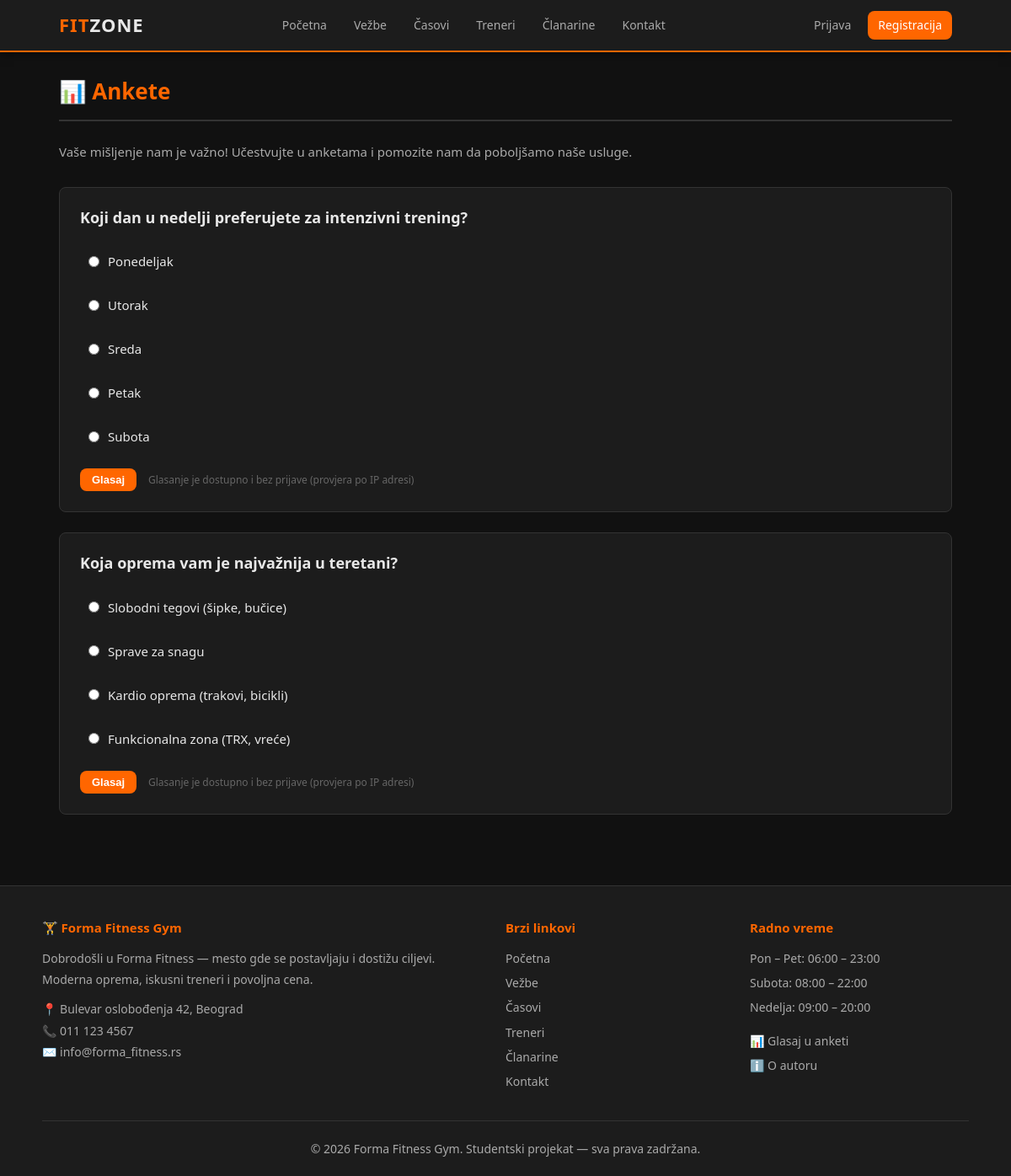
The app's page /anketa.php with its own data.
### tables this page shows
CREATE TABLE IF NOT EXISTS meni_stavke (
    id INT AUTO_INCREMENT PRIMARY KEY,
    naziv VARCHAR(100) NOT NULL,
    url VARCHAR(255) NOT NULL,
    pozicija INT DEFAULT 0,
    aktivan TINYINT DEFAULT 1
);

CREATE TABLE IF NOT EXISTS ankete (
    id INT AUTO_INCREMENT PRIMARY KEY,
    pitanje TEXT NOT NULL,
    aktivan TINYINT DEFAULT 1,
    datum_kreiranja DATETIME DEFAULT CURRENT_TIMESTAMP
);

CREATE TABLE IF NOT EXISTS anketa_odgovori (
    id INT AUTO_INCREMENT PRIMARY KEY,
    anketa_id INT NOT NULL,
    tekst_odgovora VARCHAR(255) NOT NULL,
    broj_glasova INT DEFAULT 0,
    FOREIGN KEY (anketa_id) REFERENCES ankete(id) ON DELETE CASCADE
);

### functions.php (called while the page is built, shortened)
<?php
function e($tekst) {
    return htmlspecialchars((string)($tekst ?? ''), ENT_QUOTES, 'UTF-8');
}
function je_li_ulogovan() {
    return isset($_SESSION['korisnik_id']) && !empty($_SESSION['korisnik_id']);
}
function dobiti_meni($pdo) {
    $stmt = $pdo->query('SELECT naziv, url FROM meni_stavke WHERE aktivan = 1 ORDER BY pozicija ASC');
    return $stmt->fetchAll();
}

### anketa.php (the view, shortened to what this page needs)
<?php
require_once 'konekcija.php';
require_once 'functions.php';
$stmt = $pdo->query('SELECT * FROM ankete WHERE aktivan = 1 ORDER BY datum_kreiranja DESC');
$ankete = $stmt->fetchAll();
foreach ($ankete as &$anketa) {
    $stmt = $pdo->prepare('SELECT * FROM anketa_odgovori WHERE anketa_id = ? ORDER BY id ASC');
    $stmt->execute([$anketa['id']]);
    $anketa['odgovori'] = $stmt->fetchAll();
}
require_once 'includes/header.php';
?>
<div class="main-content">
    <div class="page-naslov">
        <h1>📊 <span>Ankete</span></h1>
    </div>
    <p style="color:var(--text2);margin-bottom:30px;">
        Vaše mišljenje nam je važno! Učestvujte u anketama i pomozite nam da poboljšamo naše usluge.
    </p>
    <?php if (empty($ankete)): ?>
        <div style="text-align:center;padding:60px;color:var(--text2);">
            <div style="font-size:48px;margin-bottom:16px;">📋</div>
            <h3>Trenutno nema aktivnih anketa.</h3>
            <p>Proverite ponovo uskoro!</p>
        </div>
    <?php else: ?>
        <?php foreach ($ankete as $a): ?>
        <div class="anketa-blok" id="anketa-<?= $a['id'] ?>">
            <h3><?= e($a['pitanje']) ?></h3>
            <?php if ($a['vec_glasao']): ?>
                <p style="color:var(--text2);font-size:13px;margin-bottom:16px;">
                    ✓ Već ste glasali • Ukupno glasova: <strong><?= $a['ukupno'] ?></strong>
                </p>
                <?php foreach ($a['odgovori'] as $o): ?>
                    <?php $procenat = $a['ukupno'] > 0 ? round(($o['broj_glasova'] / $a['ukupno']) * 100) : 0; ?>
                    <div class="progress-wrap">
                        <div class="progress-label">
                            <strong><?= e($o['tekst_odgovora']) ?></strong>
                            <span><?= $o['broj_glasova'] ?> glasova (<?= $procenat ?>%)</span>
                        </div>
                        <div class="progress-bar-outer">
                            <div class="progress-bar-inner" style="width:<?= $procenat ?>%"></div>
                        </div>
                    </div>
                <?php endforeach; ?>
            <?php else: ?>
                <form method="POST" action="<?= BASE_URL ?>/anketa.php">
                    <?php foreach ($a['odgovori'] as $o): ?>
                    <label class="anketa-opcija">
                        <input type="radio" name="odgovor_id" value="<?= $o['id'] ?>" required>
                        <?= e($o['tekst_odgovora']) ?>
                    </label>
                    <?php endforeach; ?>
                    <div style="margin-top:16px;">
                        <button type="submit" class="btn btn-primary btn-sm">Glasaj</button>
                        <?php if (!je_li_ulogovan()): ?>
                            <span style="font-size:12px;color:var(--text3);margin-left:10px;">
                                Glasanje je dostupno i bez prijave (provjera po IP adresi)
                            </span>
                        <?php endif; ?>
                    </div>
                </form>
            <?php endif; ?>
        </div>
        <?php endforeach; ?>
    <?php endif; ?>
</div>
<?php require_once 'includes/footer.php'; ?>

### includes/header.php (shortened to what this page needs)
<?php
$meni = dobiti_meni($pdo);
$trenutni_url = $_SERVER['REQUEST_URI'];
?>
<!DOCTYPE html>
<html lang="sr">
<head>
    <link rel="stylesheet" href="<?= BASE_URL ?>/style.css">
</head>
<body>
<nav class="navbar">
    <div class="nav-inner">
        <a href="<?= BASE_URL ?>/index.php" class="nav-logo">FIT<span>ZONE</span></a>
        <div class="nav-links" id="nav-links">
            <?php foreach ($meni as $stavka): ?>
                <a href="<?= e($stavka['url']) ?>"
                   class="<?= str_contains($trenutni_url, basename($stavka['url'])) ? 'active' : '' ?>">
                    <?= e($stavka['naziv']) ?>
                </a>
            <?php endforeach; ?>
        </div>
        <div class="nav-right">
            <?php if (je_li_ulogovan()): ?>
                <a href="<?= BASE_URL ?>/profil.php">
                    👤 <?= e($_SESSION['korisnik_ime'] ?? 'Profil') ?>
                </a>
                <?php if (je_li_admin()): ?>
                    <a href="<?= BASE_URL ?>/admin/">Admin</a>
                <?php endif; ?>
                <a href="<?= BASE_URL ?>/logout.php">Odjava</a>
            <?php else: ?>
                <a href="<?= BASE_URL ?>/login.php">Prijava</a>
                <a href="<?= BASE_URL ?>/registracija.php" class="btn-nav">Registracija</a>
            <?php endif; ?>
        </div>
    </div>
</nav>

### includes/footer.php (shortened to what this page needs)
<footer class="footer">
    <div class="footer-inner">
        <div>
            <h4>🏋️ Forma Fitness Gym</h4>
            <p>Dobrodošli u Forma Fitness — mesto gde se postavljaju i dostižu ciljevi.
               Moderna oprema, iskusni treneri i povoljna cena.</p>
            <p style="margin-top:10px;">
                📍 Bulevar oslobođenja 42, Beograd<br>
                📞 011 123 4567<br>
                ✉️ info@forma_fitness.rs
            </p>
        </div>
        <div>
            <h4>Brzi linkovi</h4>
            <ul>
                <?php
                global $meni;
                if (!empty($meni)):
                    foreach ($meni as $stavka): ?>
                        <li><a href="<?= e($stavka['url']) ?>"><?= e($stavka['naziv']) ?></a></li>
                    <?php endforeach;
                endif; ?>
            </ul>
        </div>
        <div>
            <h4>Radno vreme</h4>
            <ul>
                <li>Pon – Pet: 06:00 – 23:00</li>
                <li>Subota: 08:00 – 22:00</li>
                <li>Nedelja: 09:00 – 20:00</li>
            </ul>
            <p style="margin-top:14px;">
                <a href="<?= BASE_URL ?>/anketa.php">📊 Glasaj u anketi</a><br>
                <a href="<?= BASE_URL ?>/o_autoru.php" style="margin-top:4px;display:inline-block;">ℹ️ O autoru</a>
            </p>
        </div>
    </div>
    <div class="footer-bottom">
        <p>&copy; <?= date('Y') ?> Forma Fitness Gym. Studentski projekat — sva prava zadržana.</p>
    </div>
</footer>
</body>
</html>

### style.css (style rules this page uses)
:root { --bg: #111111; --bg2: #1c1c1c; --bg3: #252525; --bg4: #2f2f2f; --orange: #ff6600; --orange-dark: #cc5200; --orange-pale: rgba(255, 102, 0, 0.12); --text: #e8e8e8; --text2: #aaaaaa; --text3: #666666; --border: #333333; --radius: 8px; --shadow: 0 4px 16px rgba(0,0,0,0.4); }
*, *::before, *::after { box-sizing: border-box; margin: 0; padding: 0; }
html { scroll-behavior: smooth; }
body { font-family: 'Segoe UI', Tahoma, Geneva, Verdana, sans-serif; background-color: var(--bg); color: var(--text); line-height: 1.6; font-size: 15px; }
a { color: var(--orange); text-decoration: none; }
ul { list-style: none; }
h1, h2, h3, h4 { color: var(--text); font-weight: 600; line-height: 1.3; }
.navbar { background: var(--bg2); border-bottom: 2px solid var(--orange); position: sticky; top: 0; z-index: 100; box-shadow: 0 2px 10px rgba(0,0,0,0.5); }
.nav-inner { max-width: 1100px; margin: 0 auto; display: flex; align-items: center; justify-content: space-between; padding: 0 20px; height: 60px; }
.nav-logo { font-size: 22px; font-weight: 800; color: var(--orange) !important; text-decoration: none !important; letter-spacing: 1px; }
.nav-logo span { color: var(--text); }
.nav-links { display: flex; align-items: center; gap: 4px; }
.nav-links a { color: var(--text2); padding: 8px 14px; border-radius: var(--radius); font-size: 14px; font-weight: 500; transition: background 0.2s, color 0.2s; }
.nav-right { display: flex; align-items: center; gap: 8px; }
.nav-right a { color: var(--text2); font-size: 14px; padding: 6px 12px; border-radius: var(--radius); transition: background 0.2s, color 0.2s; }
.nav-right .btn-nav { background: var(--orange); color: #fff !important; }
.main-content { max-width: 1100px; margin: 0 auto; padding: 30px 20px 60px; }
.btn { display: inline-block; padding: 10px 24px; border-radius: var(--radius); font-size: 14px; font-weight: 600; cursor: pointer; transition: background 0.2s, transform 0.1s; border: none; text-align: center; }
.btn-primary { background: var(--orange); color: #fff !important; }
.btn-sm { padding: 6px 14px; font-size: 13px; }
.page-naslov { margin-bottom: 24px; padding-bottom: 16px; border-bottom: 2px solid var(--border); display: flex; align-items: center; justify-content: space-between; flex-wrap: wrap; gap: 12px; }
.page-naslov h1 { font-size: 26px; }
.page-naslov h1 span { color: var(--orange); }
.anketa-blok { background: var(--bg2); border: 1px solid var(--border); border-radius: var(--radius); padding: 24px; margin-bottom: 24px; }
.anketa-blok h3 { margin-bottom: 18px; font-size: 18px; }
.anketa-opcija { display: flex; align-items: center; gap: 10px; padding: 10px; border-radius: var(--radius); cursor: pointer; transition: background 0.2s; margin-bottom: 8px; }
.anketa-opcija input[type="radio"] { accent-color: var(--orange); }
.footer { background: var(--bg2); border-top: 1px solid var(--border); padding: 40px 20px 20px; margin-top: auto; }
.footer-inner { max-width: 1100px; margin: 0 auto; display: grid; grid-template-columns: 2fr 1fr 1fr; gap: 30px; margin-bottom: 30px; }
.footer h4 { color: var(--orange); margin-bottom: 14px; font-size: 15px; }
.footer p, .footer li { color: var(--text2); font-size: 14px; line-height: 1.8; }
.footer a { color: var(--text2); font-size: 14px; }
.footer li { margin-bottom: 4px; }
.footer-bottom { max-width: 1100px; margin: 0 auto; text-align: center; padding-top: 20px; border-top: 1px solid var(--border); color: var(--text3); font-size: 13px; }

### records on screen
meni_stavke: naziv "Početna"
meni_stavke: naziv "Vežbe"
meni_stavke: naziv "Časovi"
meni_stavke: naziv "Treneri"
meni_stavke: naziv "Članarine"
meni_stavke: naziv "Kontakt"
ankete: pitanje "Koji dan u nedelji preferujete za intenzivni trening?"
anketa_odgovori: tekst_odgovora "Ponedeljak"
anketa_odgovori: tekst_odgovora "Utorak"
anketa_odgovori: tekst_odgovora "Sreda"
anketa_odgovori: tekst_odgovora "Petak"
anketa_odgovori: tekst_odgovora "Subota"
ankete: pitanje "Koja oprema vam je najvažnija u teretani?"
anketa_odgovori: tekst_odgovora "Slobodni tegovi (šipke, bučice)"
anketa_odgovori: tekst_odgovora "Sprave za snagu"
anketa_odgovori: tekst_odgovora "Kardio oprema (trakovi, bicikli)"
anketa_odgovori: tekst_odgovora "Funkcionalna zona (TRX, vreće)"
